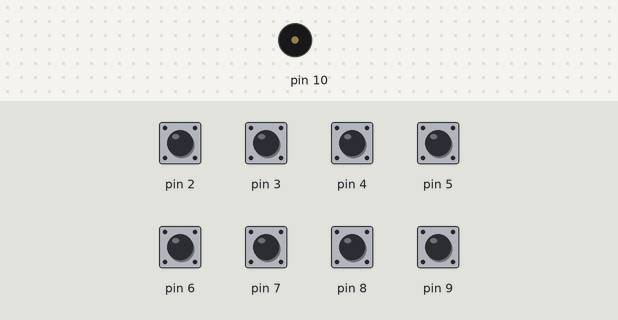
Recording of a sketch running on a simulated Arduino Uno, built with avr-gcc and run on an emulated ATmega328P. On the bench: buzzer (waves = sounding). The inputs (shaded band) are chosen by the test bench; at power-on: pin 2–9 HIGH.

Above: at 1.2 s.
1.3 s: pin 2 pulled LOW for 1 s
At 1.8 s:
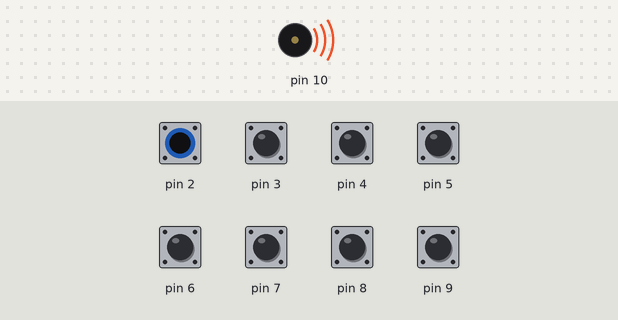
Timing chart, 0 to 4.3 s (numbered marks = the images above; inputs shaded):
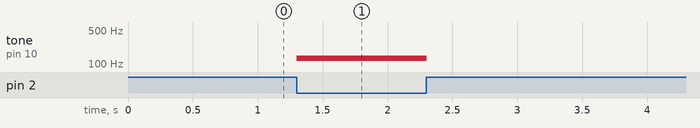

The sketch:

_3____+__.ino
```cpp
// C++ code
//
#define NOTE_C3  131
#define NOTE_D3  147
#define NOTE_E3  165
#define NOTE_F3  175
#define NOTE_G3  196
#define NOTE_A3  220
#define NOTE_B3  247
#define NOTE_C4  262

int buttonpin1=0;
int buttonpin2=0;
int buttonpin3=0;
int buttonpin4=0;
int buttonpin5=0;
int buttonpin6=0;
int buttonpin7=0;
int buttonpin8=0;

void setup()
{
  pinMode(2, INPUT_PULLUP);
  pinMode(3, INPUT_PULLUP);
  pinMode(4, INPUT_PULLUP);
  pinMode(5, INPUT_PULLUP);
  pinMode(6, INPUT_PULLUP);
  pinMode(7, INPUT_PULLUP);
  pinMode(8, INPUT_PULLUP);
  pinMode(9, INPUT_PULLUP);
  pinMode(10,OUTPUT);
}

void loop()
{
  buttonpin1 = digitalRead(2);
  buttonpin2 = digitalRead(3);
  buttonpin3 = digitalRead(4);
  buttonpin4 = digitalRead(5);
  buttonpin5 = digitalRead(6);
  buttonpin6 = digitalRead(7);
  buttonpin7 = digitalRead(8);
  buttonpin8 = digitalRead(9);

  if(buttonpin1 == LOW){
      tone(10, NOTE_C3, 100);
      delay(100);
      noTone(10);
    }
  else if(buttonpin2 == LOW){
      tone(10, NOTE_D3, 100);
      delay(100);
      noTone(10);
    }
  else if(buttonpin3 == LOW){
      tone(10, NOTE_E3, 100);
      delay(100);
      noTone(10);
    }
  else if(buttonpin4 == LOW){
      tone(10, NOTE_F3, 100);
      delay(100);
      noTone(10);
    }
  else if(buttonpin5 ==LOW){
      tone(10, NOTE_G3, 100);
      delay(100);
      noTone(10);
    }
  else if(buttonpin6 == LOW){
      tone(10, NOTE_A3, 100);
      delay(100);
      noTone(10);
    }
  else if(buttonpin7 == LOW){
      tone(10, NOTE_B3, 100);
      delay(100);
      noTone(10);
    }
  else if(buttonpin8 == LOW){
      tone(10, NOTE_C4, 100);
      delay(100);
      noTone(10);
    }
}
```

Measured:
- after the input at 1.3 s, tone on pin 10: silent → 131 Hz at once, → silent 1.0 s later
